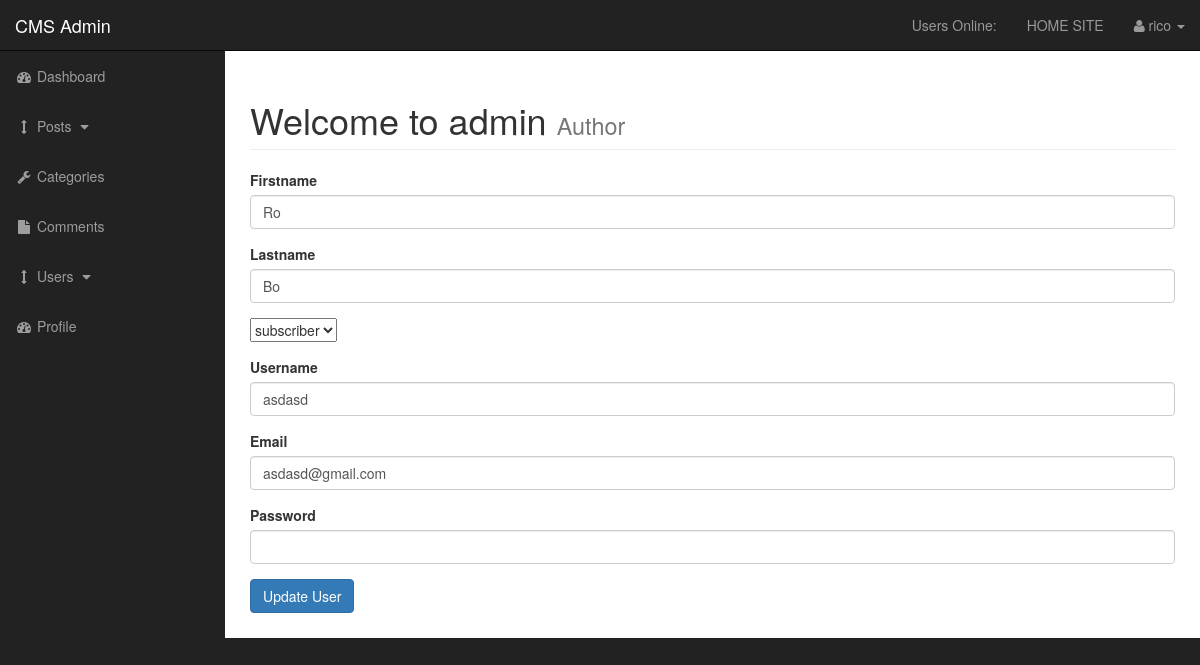
Screenshot of /admin/users.php?source=edit_user&edit_user=3 (signed in) with the database file from the repository.
### tables this page shows
CREATE TABLE IF NOT EXISTS `users` (
  `user_id` int(3) NOT NULL AUTO_INCREMENT,
  `username` varchar(255) NOT NULL,
  `user_password` varchar(255) NOT NULL,
  `user_firstname` varchar(255) DEFAULT NULL,
  `user_lastname` varchar(255) DEFAULT NULL,
  `user_email` varchar(255) NOT NULL,
  `user_image` text DEFAULT NULL,
  `user_role` varchar(255) NOT NULL,
  `randSalt` varchar(255) DEFAULT '$2y$10iusesomecrazystrings22',
  PRIMARY KEY (`user_id`)
);

### admin/includes/edit_user.php (the view, shortened to what this page needs)
<?php
if(isset($_GET['edit_user'])){
    $the_user_id = $_GET['edit_user'];
$query = "SELECT * FROM users WHERE user_id = $the_user_id";
$select_users_query = mysqli_query($connection,$query);
while($row = mysqli_fetch_assoc($select_users_query)) {
    $username = $row['username'];
    $user_firstname = $row['user_firstname'];
    $user_lastname = $row['user_lastname'];
    $user_email = $row['user_email'];
    $user_role = $row['user_role'];
}
?>
<?php
}else{
    header("Location:index.php");
}
?>
<form action="" method="post" enctype="multipart/form-data">
    <div class="form-group">
        <label for="firstname">Firstname</label>
        <input type="text" value="<?php echo $user_firstname; ?>" class="form-control" name="user_firstname">
    </div>
    <div class="form-group">
        <label for="lastname">Lastname</label>
        <input type="text" value="<?php echo $user_lastname; ?>" class="form-control" name="user_lastname">
    </div>
    <div class="form-group">
        <select name="user_role" id="">
            <option value="<?php echo $user_role; ?>"><?php echo $user_role; ?></option>
        </select>
    </div>
    <div class="form-group">
        <label for="username">Username</label>
        <input type="text" value="<?php echo $username; ?>" class="form-control" name="username">
    </div>
    <div class="form-group">
        <label for="email">Email</label>
        <input type="email" value="<?php echo $user_email; ?>" class="form-control" name="user_email">
    </div>
    <div class="form-group">
        <label for="password">Password</label>
        <input autocomplete="off" type="password" class="form-control" name="user_password">
    </div>
    <div class="form-group">
        <input class="btn btn-primary" type="submit" name="edit_user" value="Update User">
    </div>
</form>

### admin/css/sb-admin.css (style rules this page uses)
body { margin-top: 100px; background-color: #222; }
@media (min-width:768px) { body { margin-top: 50px; } }

### rows the page displays
users: user_firstname "Ro", user_lastname "Bo", user_role "subscriber", username "asdasd", user_email "asdasd@gmail.com"

### other values shown
$_SESSION['username'] "rico"
